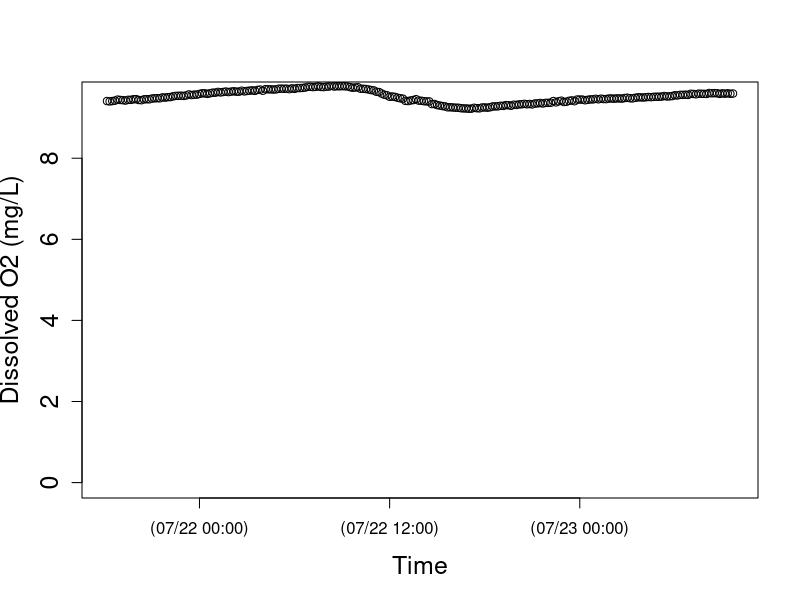
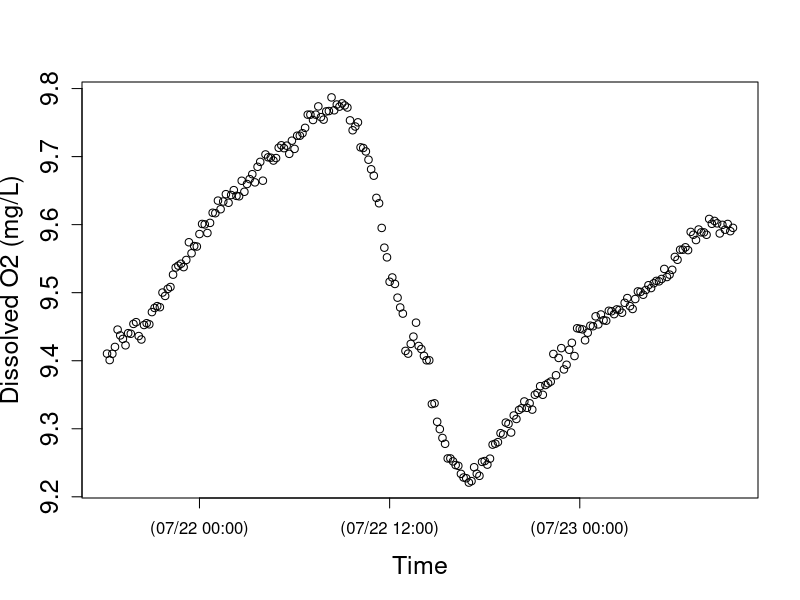

Write the R code that produced these figures, in order. (Note: this script raises an error after producing the figures.)
setwd("N:/Thesis.N/FreshStart_trans/TempLight_trans/TempLightSum17_trans/IR21jul17")
install.packages("chron")
library(chron)
StreamData=read.table("IR21jul17.csv",header=TRUE)  	##time is in seconds since 1970 and in UTC
StreamData$dtime<-chron(StreamData$time/86400)-(7/24)
## Check new chron object dtime and O2 data
## here is where you can target and remove outliers if you want to check before running models 
plot(StreamData$dtime, StreamData$oxy,cex.lab=1.5, cex.axis=1.5, lwd=1,ylim=c(0,9.5), xlab="Time",ylab="Dissolved O2 (mg/L)")
plot(StreamData$dtime, StreamData$oxy,cex.lab=1.5, cex.axis=1.5, lwd=1, xlab="Time",ylab="Dissolved O2 (mg/L)")

# END data important and management
# [2] LOAD O2 SATURATION FUNCTION

osat<- function(temp, bp) {
  
  tstd<-log((298.15-temp) / (273.15 + temp))
  
  a0<-2.00907
  a1<-3.22014
  a2<-4.0501
  a3<-4.94457
  a4<- -0.256847
  a5<- 3.88767
  
  u<-10^(8.10765-(1750.286/(235+temp)))
  
  sato<-(exp(a0 + a1*tstd + a2*tstd^2 + a3*tstd^3 + a4*tstd^4+a5*tstd^5))*((bp-u)/(760-u))*1.42905
  sato
}

#end of function
# END loading O2 SAT calc #
# [3] LOAD BAROMETRIC PRESSURE FUNCTION
## Function to correct barometric pressure for altitude. From Colt (2012).
## This function gives bp in mmHg for altitude given nearby measurement of standardized barometric pressure. 
## temp is degC 
## alt is m
## bpst is in inches of Hg and the sort of data you will find from U.S. weather stations.  Delete the *25.4 if you in the rest of the world where pressure is given in metric units
####function returns mm of Hg
bpcalc<- function(bpst, alt) {
  bpst*25.4*exp((-9.80665*0.0289644*alt)/(8.31447*(273.15+15)))
}
#end of function
# END loading BP calc function ####### 
# [4] LOAD GAS EXCHANGE (K) FUNCTIONS
# NOTE: The functions you use will depend on the methods used to estimate K (O2, propane, SF6). The temperature correction (Kcor) is embedded in the models below, but the Kcor function must be loaded into R before running the model.
# UNITS are day^(-1)
## This code does the opposite of Kcor below; it estimates K600 for KO2 at a given temperature. From Wanninkhof (1992).
K600fromO2<-function (temp, KO2) {
  ((600/(1800.6 - (120.1 * temp) + (3.7818 * temp^2) - (0.047608 * temp^3)))^-0.5) * KO2
}
#end of function
# This calculates K600 from K measured in a propane addition. From Raymond et al. (2012).
K600frompropane<-function (temp, Kpropane) {
  ((600/(2864 - (154.14 * temp) + (3.791 * temp^2) - (0.0379 * temp^3)))^-0.5) * Kpropane
}
#end of function
# This calculates K600 from K measured in a SF6 addition. From Raymond et al. (2012).
K600fromSF6<-function(temp, KSF6) {
  ((600/(3255.3-(217.13*temp)+(6.837*temp^2)-(0.08607*temp^3)))^-0.5)*KSF6
}
#end of function
# This function calculates KO2 at any given tempertaure from K600. via schmidt number scaling.  The scaling equation if From JÃ¤hne et al. (1987), Schmidt number conversions from Wanninkhof et al. 1992.
Kcor<-function (temp,K600){
  K600/(600/(1800.6-(temp*120.1)+(3.7818*temp^2)-(0.047608*temp^3)))^-0.5
}
#end of function
# END loading K functions
# [5] NIGHTTIME REGRESSION to estimate K -- OPTIONAL
### nighttime regression code to estimate K. Approach as in Hornberger and Kelly (1975).
## o2 file is your oxygen data (defined in subsetting)
## bp is barometric pressure in mm Hg for your site, 
## ts is the time step in MINUTES (not days as in metabolism code below)

nightreg<-function(o2file, bp, ts){
  
  temp<-o2file$temp
  oxy<-o2file$oxy
  
  # moving average on oxy data
  oxyf1<-filter(o2file$oxy,rep(1/3,3), sides=2)
  
  # trim the ends of the oxy data
  oxyf2<- oxyf1[c(-1,-length(oxyf1))]
  
  # calculate delO/delt; convert to units of days by ts in min-1*1440
  deltaO2<-((oxyf2[-1]-oxyf2[-length(oxyf2)])/ts)*1440
  
  # Trim the first two and last one from the temp data to match the filter oxy data
  temptrim<-temp[c(-2:-1,-length(temp))]
  
  # calc the dodef
  satdef<-osat(temptrim,bp)-oxyf2[-1]
  
  # fit linear model and plot using linear model fitting (lm) and abline functions in R stats package
  nreg<-lm(deltaO2~satdef)
  plot(satdef,deltaO2)
  abline(nreg)
  
  # use coef function in R stats package to get lm coefficients
  coeff<-coef(nreg)
  
  # output gives lm coeff and K600 (converted from nighttime regression estimate of KO2)
  out<-list(coeff, K600fromO2(mean(temp), coeff[2]))
  out
  
}
#end of function
# NOTE: this approach works better for some sites/dates than others; always check that your model fit is good and that your K600 estimate makes sense!
#Call as:  The first argument in the function defines when to pull data.  In this case on 10/27/204 (for spring creek) between 18:05 and 23:00

nightreg(StreamData[StreamData$dtime>=as.numeric(chron(dates="07/19/17", times="18:10:00")) & StreamData$dtime<=as.numeric(chron(dates="07/21/17", times="10:00:00")), ], bp=660, ts=10)
# END nighttime regression calculation of K #
# check that light makes sense
plot(StreamData$dtime, StreamData$light,cex.lab=1.5, cex.axis=1.5, lwd=1, xlab="Time",ylab="PAR (umol photons/s/m2)")
# END light
# [7] MODEL v1 - RIVERMETABK; solves for GPP, ER, AND K
##
# [7a] LOAD RIVERMETABK functions
###########################################

## VERSION 1 of possible metabolism model

##### now estimate metabolism

## parameter names (and units) for BOTH rivermetab functions (solving for or fixing K600):
## oxy.mod = modeled O2 (mg/L)
## oxy = O2 data (mg/L)
## MET[1] = GPP = estimated daily gross primary production (g O2 m-2 d-1); + flux of O2 production
## MET[2] = ER = estimated daily ecosystem respiration (g O2 m-2 d-1); - flux of O2 consumption 
## MET[3] = K = estimated K600 (d-1)
## z = estimated site depth (m)
## Kcor = KO2 corrected for temperature, calculated from K600 (d-1)
## bp = barometric pressure (mmHg)
## temp = water temperature (C)
## light = PAR data (or modlight from above light function)
## ts = time step of O2 data from logger (10 min intervals --> units are day, so 10/1440=0.06944)

# Model to calculate GPP, ER and K simultaneously
# This model is advantageous in the sense that one can estimate K from the data, but beware that it may be an overparameterized model.  
# Note that you have the opportunity below to use your light data or modeled light (here as data$light estimated for spring creek and french creek with the light model function above). You decide and modify the function and data names accordingly.

# rivermetabK is the master function that calls the MLE function (onestationmleK) and plotting function (onestationplot) below
rivermetabK<-function(o2file, z, bp, ts){
  
  ##pull data out of loaded o2file (subset in CALL function) and give it a name. 
  temp<-o2file$temp
  oxy<-o2file$oxy
  light<-o2file$light
  
  ##This calls onestationmleK (below) to calculate metabolism by non-linear minimization. We use nlm() function in R stats package; for more information see "help(nlm)"  The first argument is the function to be minimized, the second defines the starting values.  The function that is minimized (onestationmleK, see below) always has as its first argument, a vector of parameters (MET), and second argument a vector of starting values for those parameters, p=c(3,-5, 10).
  
  river.mle<-nlm(onestationmleK, p=c(3,-5, 10), oxy=oxy, z=z,temp=temp,light=light, bp=bp, ts=ts)
  
  ##plot modeled and measaured O2 given MLE estimates of GPP, ER, and K600.  It calls a function below onestationplot()
  
  onestationplot(GPP=river.mle$estimate[1], ER=river.mle$estimate[2],oxy=oxy,z=z,temp=temp,light=light, K=river.mle$estimate[3], bp=bp, ts=ts)
  
  ##return GPP, ER, K600, and MLE values
  b <- list(GPP=river.mle$estimate[1], ER=river.mle$estimate[2], K600=river.mle$estimate[3], neglogL=river.mle$minimum[1])
  b
}
# end of function
# This function returns the negative log likelihood value given O2 data and estimates of GPP, ER, and K (which is vector MET); is included in master rivermetabK function above
onestationmleK<-function(MET,temp, oxy, light, z, bp, ts) {
  
  # create new vector for modeled O2
  oxy.mod<-numeric(length(data))
  # give starting value from oxygen data; this is the only time O2 data is used to model GPP and ER
  oxy.mod[1]<-oxy[1]
  
  # this is the metabolism equation as in Van de Bogert et al 2007 L&OMethods
  for (i in 2:length(oxy)) {oxy.mod[i]<-oxy.mod[i-1]+((MET[1]/z)*(light[i]/sum(light)))+ MET[2]*ts/z+(Kcor(temp[i],MET[3]))*ts*(osat(temp[i],bp)-oxy.mod[i-1]) }
  
  ##below is MLE calculation; output is -log likelihood
  # diff in measured and modeled O2
  sqdiff<-(oxy-oxy.mod)^2 
  # likelihood function
  L <- length(oxy) * (log(((sum(sqdiff)/length(oxy))^0.5))+0.5*log(6.28)) + ((2*sum(sqdiff)/length(oxy))^-1) * sum(sqdiff)
  L
}
# end of function
# this function plots modeled O2 and O2 data from estimates of daily GPP, ER, and K; is included in master rivermetabK function above
# Calls same metabolism equation as in mle function, but plots modeled O2 as a function of GPP, ER, and K estimates from mle
# use this to visually assess your model estimates (should be good agreement between modeled and measured O2)
onestationplot<-function(GPP, ER, oxy, z, temp, K, light, bp, ts) {
  
  oxy.mod<-numeric(length(oxy))
  oxy.mod[1]<-oxy[1]
  
  # this is the metabolism equation as in Van de Bogert et al (2007) L&OMethods
  for (i in 2:length(oxy)) { oxy.mod[i]<-oxy.mod[i-1]+((GPP/z)*(light[i]/sum(light)))+ ER*ts/z+(Kcor(temp[i],K))*ts*(osat(temp[i],bp)-oxy.mod[i-1]) }
  
  plot(seq(1:length(oxy)),oxy.mod, type="l",xlab="Time", ylab="Dissolved oxygen  (mg/L)", cex.lab=1.5, cex.axis=1.5, lwd=2 )
  points(seq(1:length(oxy)),oxy)
}
# end of function

####### END LOADING rivermetabK function #
# [7b] CALL RIVERMETABK function
###########################################

## Call as:  z is depth in m, bp is im mmHg, ts is time steps in days.

# for spring creek data; 10/28/14
###########################################

## Call as:  z is depth in m, bp is im mmHg, ts is time steps in days.

# for spring creek data; 10/28/14
rivermetab<-function(o2file, z, bp, ts, K){
  
  ##pull data out of loaded o2file (subset in CALL function) and give it a name. 
  temp<-o2file$temp
  oxy<-o2file$oxy
  light<-o2file$light
  
  ##calculate metabolism by non linear minimization of MLE function (below)
  river.mle<-nlm(onestationmle, p=c(3,-5), oxy=oxy, z=z,temp=temp,light=light, bp=bp, ts=ts, K=K)
  
  ##plot data; uses same plot function as given for rivermetabK above (relisted below to keep each model as own unit)
  onestationplot(GPP=river.mle$estimate[1], ER=river.mle$estimate[2],oxy=oxy,z=z,temp=temp,light=light, K=K, bp=bp, ts=ts)
  
  ##return GPP, ER, and MLE value
  b<-list(GPP= river.mle$estimate[1], ER= river.mle$estimate[2],  neglogL= river.mle$minimum[1])
  b
}
# end of function

# function returns the likelihood value given O2 data and estimates of GPP, ER (which is vector MET); is included in master rivermetab function above; K600 is fixed
onestationmle<-function(MET,temp, oxy, light, z, bp, ts, K) {
  
  oxy.mod<-numeric(length(data))
  oxy.mod[1]<-oxy[1]
  
  # this is the metabolism equation as in Van de Bogert et al 2007 L&OMethods
  for (i in 2:length(oxy)) {oxy.mod[i]<-oxy.mod[i-1]+((MET[1]/z)*(light[i]/sum(light)))+ MET[2]*ts/z+(Kcor(temp[i],K))*ts*(osat(temp[i],bp)-oxy.mod[i-1]) }
  
  ## below is MLE calculation; output is likelihood
  # diff in measured and modeled O2
  sqdiff<-(oxy-oxy.mod)^2 
  # likelihood function
  L <- length(oxy)*(log(((sum(sqdiff)/length(oxy))^0.5)) +0.5*log(6.28)) + ((2*sum(sqdiff)/length(oxy))^-1)*sum(sqdiff)
  L
}
#end of function

# (As in rivermetabK)
# this function plots modeled O2 and O2 data from estimates of daily GPP and ER; is included in master rivermetab function above
# Calls same metabolism equation as in mle function, but plots modeled O2 as a function of GPP, ER estimates from mle
# use this to visually assess your model estimates (should be good agreement between modeled and measured O2)
onestationplot<-function(GPP, ER, oxy, z, temp, K, light, bp, ts) {
  
  oxy.mod<-numeric(length(oxy))
  oxy.mod[1]<-oxy[1]
  
  # this is the metabolism equation as in Van de Bogert et al (2007) L&OMethods
  for (i in 2:length(oxy)) { oxy.mod[i]<-oxy.mod[i-1]+((GPP/z)*(light[i]/sum(light)))+ ER*ts/z+(Kcor(temp[i],K))*ts*(osat(temp[i],bp)-oxy.mod[i-1]) }
  
  plot(seq(1:length(oxy)),oxy.mod, type="l",xlab="Time", ylab="Dissolved oxygen  (mg/L)", cex.lab=1.5, cex.axis=1.5, lwd=2 )
  points(seq(1:length(oxy)),oxy)
  
  print(summary(lm(oxy~oxy.mod)))
  
}
# end of function
####### END loading rivermetab function ####### 
## Call as:  z is depth in m, bp is im mmHg, ts is time steps in days.

# 10 MIN timestep!! literature k600 values based on slope
rivermetab(o2file=StreamData[StreamData$dtime>=as.numeric(chron(
  dates="07/21/17", times="18:30:00")) & StreamData $dtime<=as.numeric(chron(
    dates="07/23/17", times="09:20:00")), ], 
  z=0.102, 
  bp=723, 
  ts=0.006944, 
  K=61.352979)
# 10 MIN timestep!! my derived k600 values based on velocity
rivermetab(o2file=StreamData[StreamData$dtime>=as.numeric(chron(
  dates="07/21/17", times="18:30:00")) & StreamData $dtime<=as.numeric(chron(
  dates="07/23/17", times="09:20:00")), ], 
  z=0.102, 
  bp=723, 
  ts=0.006944, 
  K=17.1720500)
# 10 MIN timestep!! full model as is 
rivermetabK(o2file=StreamData[ StreamData $dtime>=as.numeric(chron(
  dates="07/21/17", times="18:30:00")) & StreamData $dtime<=as.numeric(chron(
  dates="07/23/17", times="09:20:00")), ], 
  z=0.102, 
  bp=723, 
  ts=0.006944)
